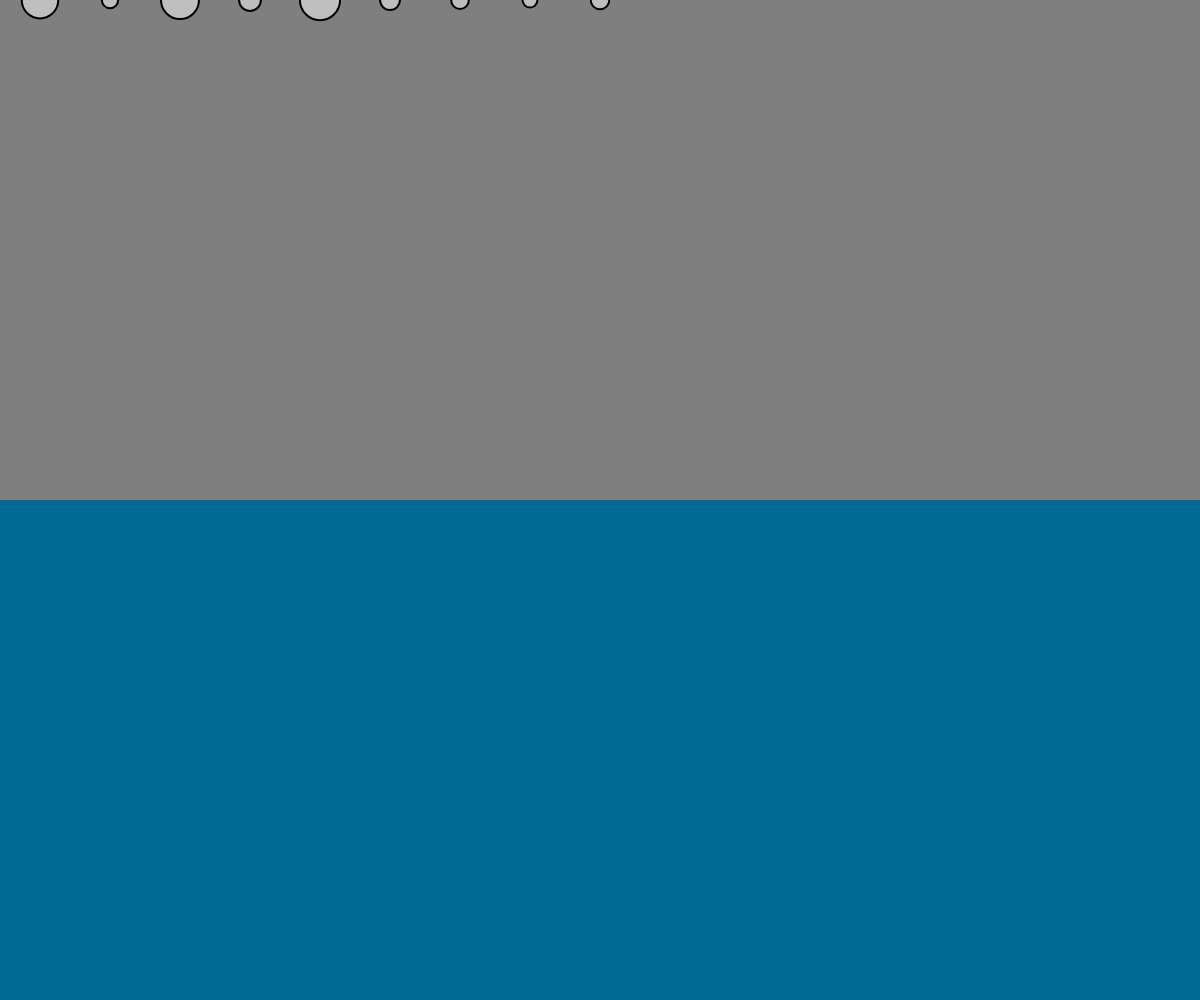
Frame 1 (no input)
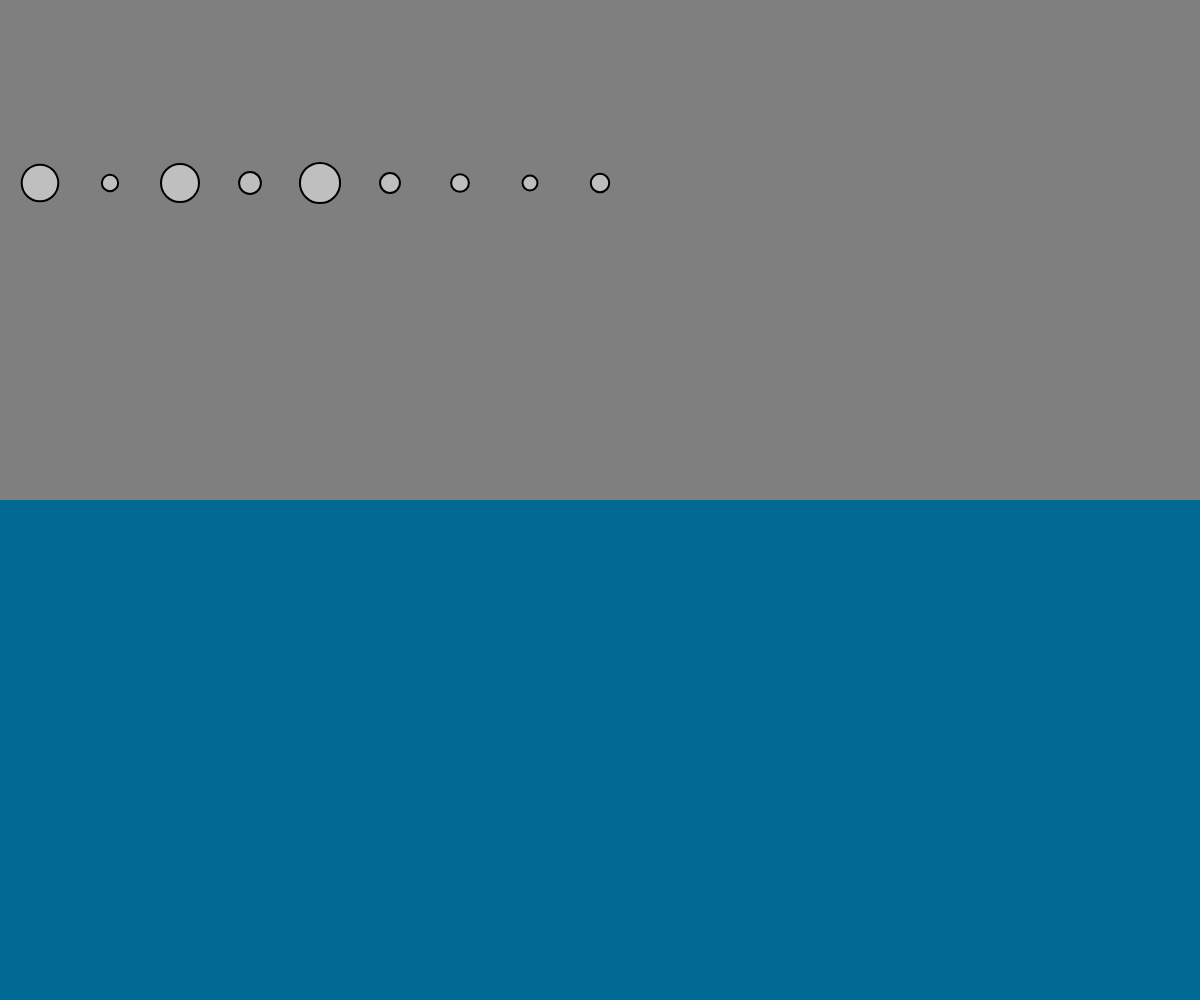
Frame 60 (no input)
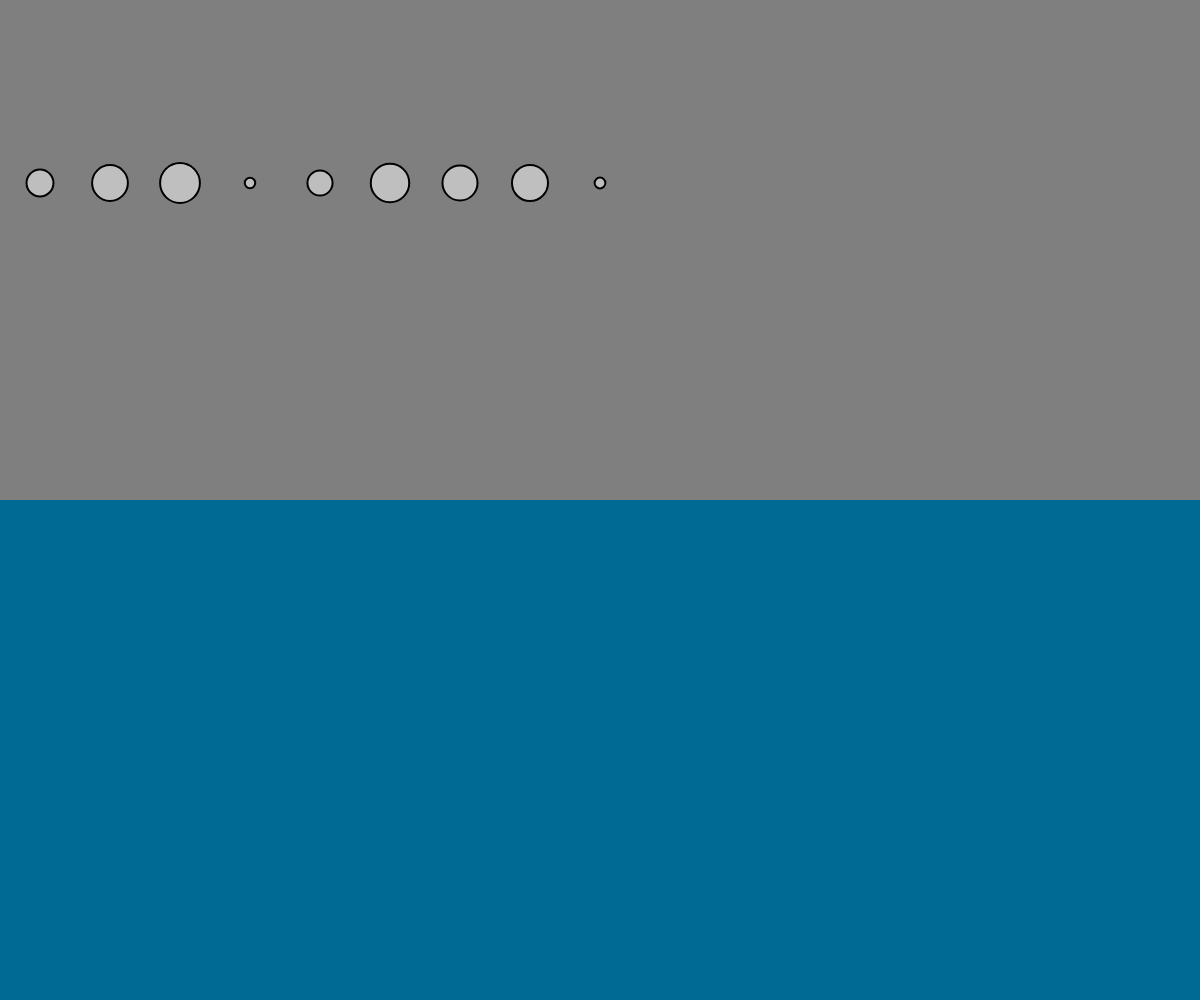
Frame 120 (the mouse pressed at the canvas centre since frame 60)

The p5.js sketch that drew these frames (run headless with seeded random() and noise() and a simulated clock; from frame 60 on, the mouse is pressed at the canvas centre):

// p5.js sketch
// ── sketch.js
// Demonstration of multiple force acting on
// bodies (Mover class)
// Bodies experience gravity continuously
// Bodies experience fluid resistance when in "water"

// Five moving bodies
let movers = [];

// Liquid
let liquid;

function setup() {
  createCanvas(windowWidth, windowHeight);
  reset();
  // Create liquid object
  liquid = new Liquid(0, height / 2, width, height / 2, 0.1);
}

function draw() {
  background(127);

  // Draw water
  liquid.display();

  for (let i = 0; i < movers.length; i++) {

    // Is the Mover in the liquid?
    if (liquid.contains(movers[i])) {
      // Calculate drag force
      let dragForce = liquid.calculateDrag(movers[i]);
      // Apply drag force to Mover
      movers[i].applyForce(dragForce);
    }

    // Gravity is scaled by mass here!
    let gravity = createVector(0, 0.1 * movers[i].mass);
    // Apply gravity
    movers[i].applyForce(gravity);

    // Update and display
    movers[i].update();
    movers[i].display();
    movers[i].checkEdges();
  }

}


function mousePressed() {
  reset();
}

// Restart all the Mover objects randomly
function reset() {
  for (let i = 0; i < 9; i++) {
    movers[i] = new Mover(random(0.5, 3), 40 + i * 70, 0);
  }
}

let Liquid = function(x, y, w, h, c) {
  this.x = x;
  this.y = y;
  this.w = w;
  this.h = h;
  this.c = c;
};

// Is the Mover in the Liquid?
Liquid.prototype.contains = function(m) {
  let l = m.position;
  return l.x > this.x && l.x < this.x + this.w &&
         l.y > this.y && l.y < this.y + this.h;
};

// Calculate drag force
Liquid.prototype.calculateDrag = function(m) {
  // Magnitude is coefficient * speed squared
  let speed = m.velocity.mag();
  let dragMagnitude = this.c * speed * speed;

  // Direction is inverse of velocity
  let dragForce = m.velocity.copy();
  dragForce.mult(-1);

  // Scale according to magnitude
  // dragForce.setMag(dragMagnitude);
  dragForce.normalize();
  dragForce.mult(dragMagnitude);
  return dragForce;
};

Liquid.prototype.display = function() {
  noStroke();
  fill('#006994');
  rect(this.x, this.y, this.w, this.h);
};

function Mover(m, x, y) {
  this.mass = m;
  this.position = createVector(x, y);
  this.velocity = createVector(0, 0);
  this.acceleration = createVector(0, 0);
}

// Newton's 2nd law: F = M * A
// or A = F / M
Mover.prototype.applyForce = function(force) {
  let f = p5.Vector.div(force, this.mass);
  this.acceleration.add(f);
};

Mover.prototype.update = function() {
  // Velocity changes according to acceleration
  this.velocity.add(this.acceleration);
  // position changes by velocity
  this.position.add(this.velocity);
  // We must clear acceleration each frame
  this.acceleration.mult(0);
};

Mover.prototype.display = function() {
  stroke(0);
  strokeWeight(2);
  fill(255,127);
  ellipse(this.position.x, this.position.y, this.mass * 16, this.mass * 16);
};

// Bounce off bottom of window
Mover.prototype.checkEdges = function() {
  if (this.position.y > (height - this.mass * 8)) {
    // A little dampening when hitting the bottom
    this.velocity.y *= -0.9;
    this.position.y = (height - this.mass * 8);
  }
};
